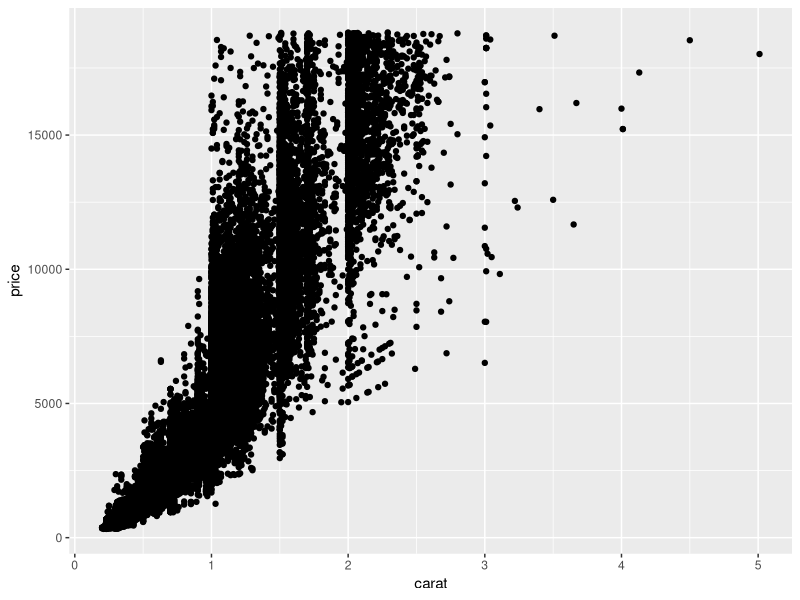
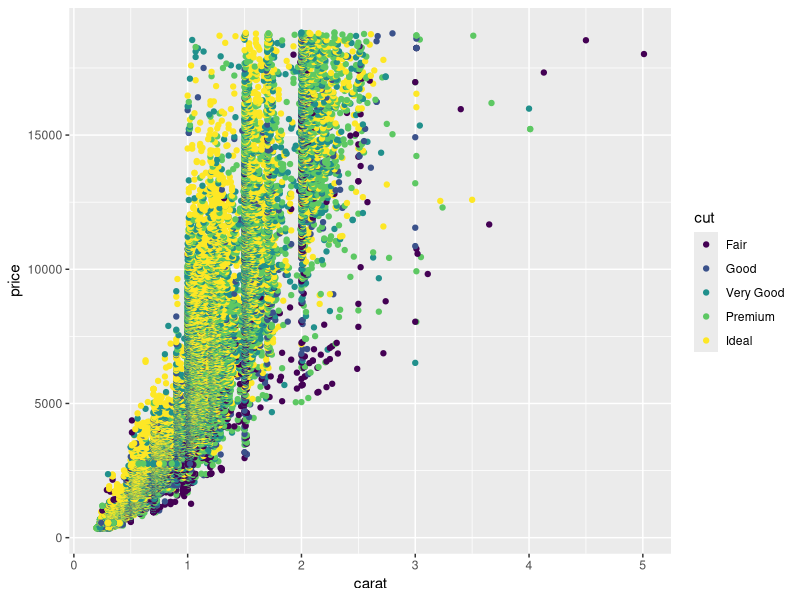
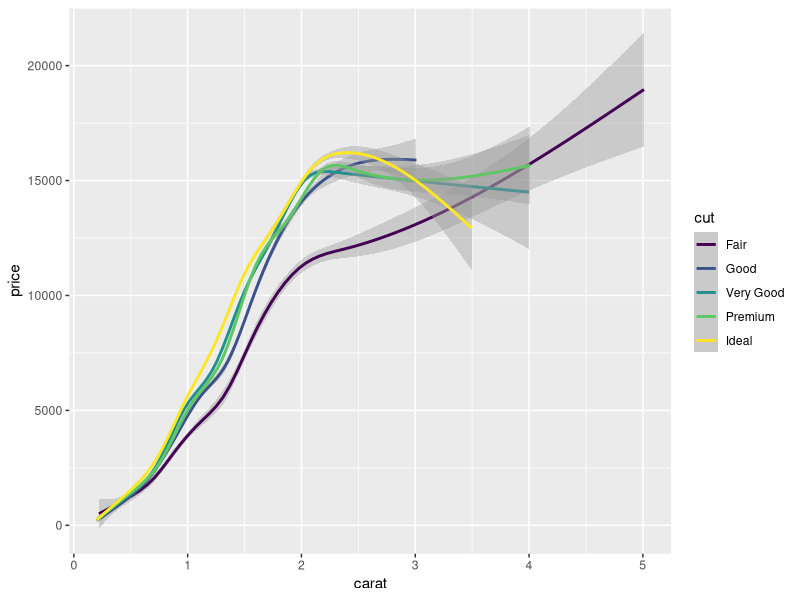

The R script that drew these images, in order: (Note: this script raises an error after producing the figures.)
## ---- chunk 1
library(tidyverse)
## ---- chunk 2
## TASK: Plot `price` vs `carat` below
## Your code here!
ggplot(diamonds, aes(x = carat, y = price)) + geom_point()
## ---- chunk 3
## TASK: Plot `price`, `carat`, and `cut` below
## Your code here!
plot_point <- diamonds %>% 
  ggplot(aes(x = carat, y = price, color = cut)) +
  geom_point()

plot_smooth <- diamonds %>% 
  ggplot(aes(x = carat, y = price, color = cut)) + 
  geom_smooth()

plot_combo_lim <- diamonds %>% 
  ggplot(aes(x = carat, y = price)) +
  geom_point(color = "black", size = 1) +
  geom_smooth(aes(color = cut)) +
  xlim(0,3.0) +
  facet_grid(~ cut) +
  theme(legend.position = "none") +
  labs(
      title = "Diamond Carat (0.0-3.0) vs Price compared by Cut",
      subtitle = "Using lim()",
      x = "Carat (0.2 mg)", 
      y = "Price ($)"
      ) +
  theme(plot.title = element_text(size = 18, face = "bold"))

plot_combo_coordcartesian <- diamonds %>% 
  ggplot(aes(x = carat, y = price)) +
  geom_point(color = "black", size = 1) +
  geom_smooth(aes(color = cut)) +
  coord_cartesian(xlim = c(0,3.0)) +
  facet_grid(~ cut) +
  theme(legend.position = "none") +
  labs(
      title = "Diamond Carat (0.0-3.0) vs Price compared by Cut",
      subtitle = "Using coord_cartesian()",
      x = "Carat (0.2 mg)", 
      y = "Price ($)"
      ) +
  theme(plot.title = element_text(size = 18, face = "bold"))

plot_combo_loglog <- diamonds %>% 
  ggplot(aes(x = carat, y = price)) +
  geom_point(color = "black", size = 1) +
  geom_smooth(method = lm, formula = y ~ x, aes(color = cut)) +
  scale_x_continuous(trans='log2') +
  scale_y_continuous(trans='log2') +
  xlim(0, 3.0) +
  ylim(0, 10000) +
  facet_grid(~ cut) +
  theme(legend.position = "none") +
  labs(
      title = "Diamond Carat (0.0-3.0) vs Price compared by Cut",
      subtitle = "A diamond must be either high cut quality or high carat to fetch a high price - if both, all the better!",
      x = "log of Carat (0.2 mg)", 
      y = "log of Price ($)"
      ) +
  theme(plot.title = element_text(size = 18, face = "bold"))

plot_point
plot_smooth
plot_combo
plot_combo_loglog
plot_combo_coordcartesian
